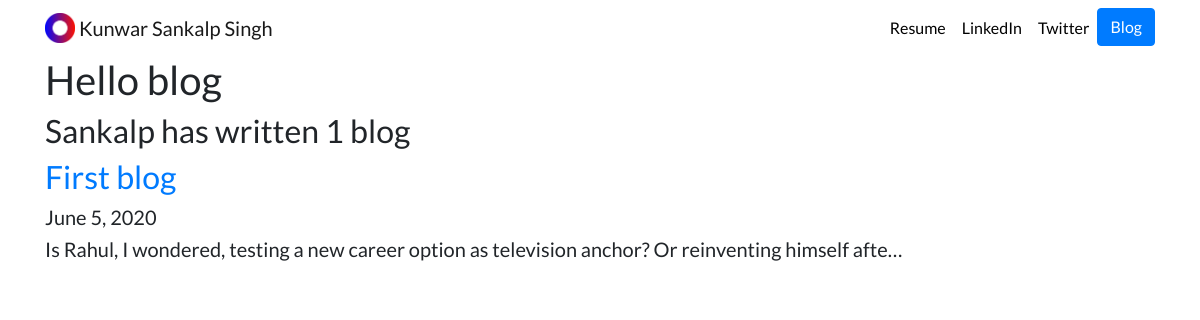
The page /blog/ on the database as committed earlier.
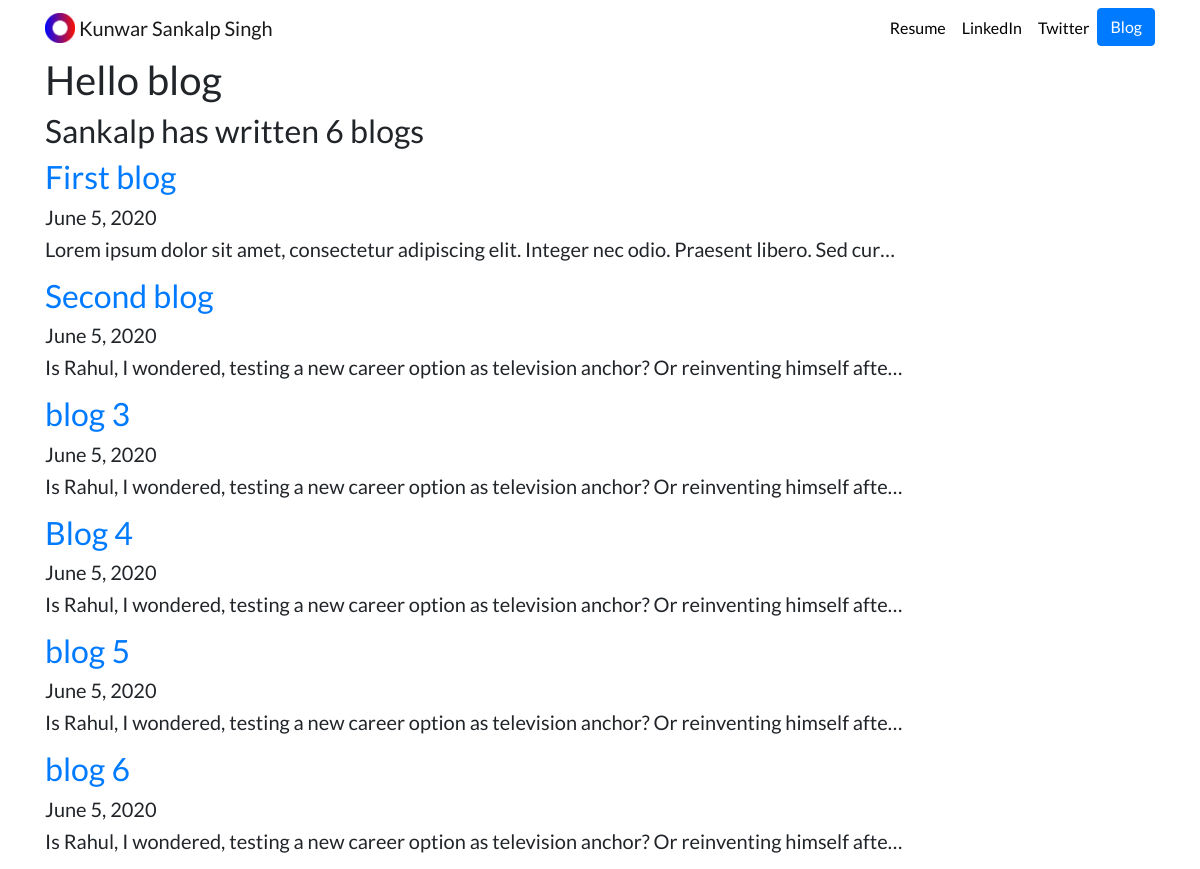
The same page on the database as committed later.
### blog/models.py (models this page shows, shortened)
class Blog(models.Model):
    title = models.CharField(max_length=100)
    body = models.TextField()
    pub_date = models.DateField()

### blog/views.py (the view)
# urls.py: path('', views.all_blogs, name='all_blogs'),
def all_blogs(request):
    blogs = Blog.objects.order_by('-pub_date')#[:3]
    return render(request, 'blog/allblogs.html', {'blogs': blogs})

### blog/templates/blog/allblogs.html
{% extends 'portfolio/base.html' %}
{% block content %}
<h1>Hello blog <h1>
<h2>Sankalp has written {{ blogs.count }} blog{{ blogs.count|pluralize }} </h2>
  {% for blog in blogs %}
  <a href="{% url 'blog:detail' blog.id %}"><h2>{{ blog.title }}</h2></a>
  <h5>{{ blog.pub_date }}<h5>
  <p>{{ blog.body|striptags|truncatechars:100 }}</p>
  {% endfor %}
{% endblock %}

### portfolio/templates/portfolio/base.html (shortened to what this page needs)
{% load static %}
<!doctype html>
<html lang="en">
<head>
  <link rel="stylesheet" href="https://stackpath.bootstrapcdn.com/bootstrap/4.4.1/css/bootstrap.min.css">
  <link rel="stylesheet" href="{% static "portfolio/custom.css" %}">
</head>
<body>
  <nav id="topNav" class="navbar navbar-expand-md navbar-light">
    <div class="container">
      <a class="navbar-brand" href="{% url 'home' %}">
        <img src="{% static "portfolio/Logo.png" %}" width="30" height="30" class="d-inline-block align-top" alt="Nick's Logo">
        <span>Kunwar Sankalp Singh</span>
      </a>
      <div class="collapse navbar-collapse text-center" id="navbarNav">
        <ul class="navbar-nav ml-auto">
          <li class="nav-item">
            <a class="nav-link" href="{% static "portfolio/resume.pdf" %}">Resume</a>
          </li>
          <li class="nav-item">
            <a class="nav-link" href="https://www.linkedin.com/in/kunwar-sankalp-singh/" target="_blank">LinkedIn</a>
          </li>
          <li class="nav-item">
            <a class="nav-link" href="https://twitter.com/kunwarsankalp" target="_blank">Twitter</a>
          </li>
          <li>
            <a role="button" href="{% url 'blog:all_blogs' %}" class="btn btn-primary">Blog</a>
          </li>
        </ul>
      </div>
    </div>
  </nav>
  <div class="container">
    {% block content %}{% endblock %}
  </div>
</body>
</html>

### portfolio/static/portfolio/custom.css (style rules this page uses)
.navbar-nav .nav-link { color: rgba(0,0,0,1) !important; }
body { font-family: 'Lato', sans-serif; }

Rows that differ between the two databases and show on the page:
changed Blog "First blog": body "Is Rahul, I wondered, testing a new career option as television anchor? Or reinventing himself afte…" → "Lorem ipsum dolor sit amet, consectetur adipiscing elit. Integer nec odio. Praesent libero. Sed cur…"
added Blog: title "Second blog", pub_date "June 5, 2020", body "Is Rahul, I wondered, testing a new career option as television anchor? Or reinventing himself afte…"
added Blog: title "blog 3", pub_date "June 5, 2020", body "Is Rahul, I wondered, testing a new career option as television anchor? Or reinventing himself afte…"
added Blog: title "Blog 4", pub_date "June 5, 2020", body "Is Rahul, I wondered, testing a new career option as television anchor? Or reinventing himself afte…"
added Blog: title "blog 5", pub_date "June 5, 2020", body "Is Rahul, I wondered, testing a new career option as television anchor? Or reinventing himself afte…"
added Blog: title "blog 6", pub_date "June 5, 2020", body "Is Rahul, I wondered, testing a new career option as television anchor? Or reinventing himself afte…"
Other text that changed with them:
{{ blogs.count }}: "1" → "6"
